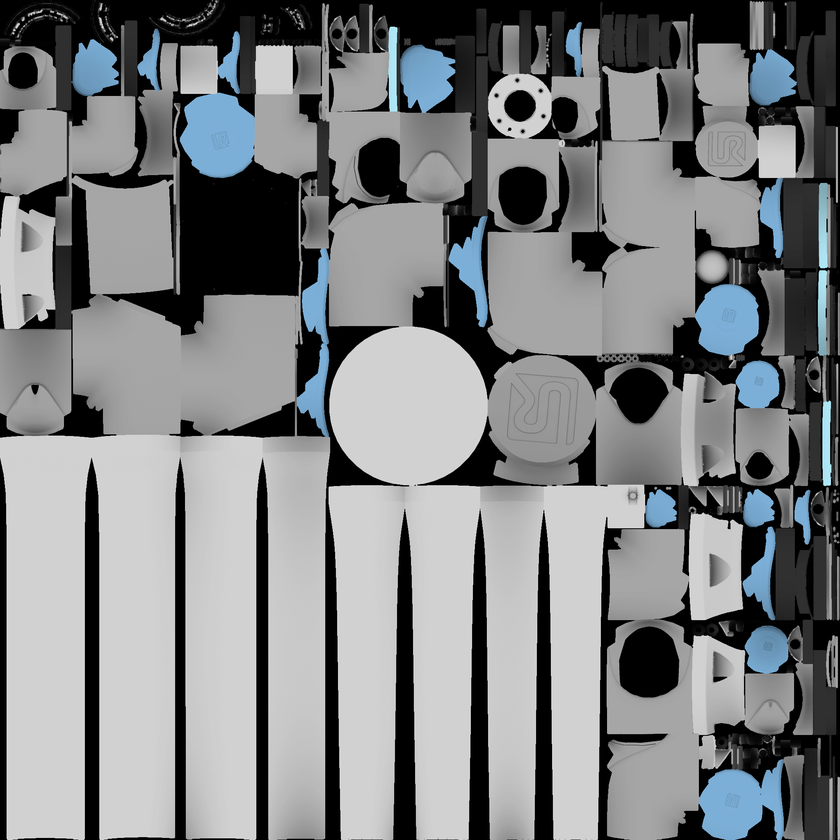
#> input picture assets/ur20_screw_station/scene_assets/UR20_DIFF_8bit_2K.png, 840 x 840 px, shrunk from 2048 x 2048 before the run
$ python -i panda_vision.py   (imports and definitions only)
#> lines starting #> are read from the running program, lines starting #| are printed output that depends on the picture; after the words box and inside, x2 and y2 are one past the last pixel; in counts of white or black regions, pixels touching at a corner belong together
"""Fast, training-free image-space region proposals for LIBERO Panda views."""

from __future__ import annotations

import numpy as np


def propose_regions(rgb: np.ndarray, max_regions: int = 8) -> np.ndarray:
    """Return padded rows [cx, cy, width, height, score] normalized to [0, 1].

    These are color-contrast proposals, not object detections. They deliberately
    contain no simulator coordinates or semantic labels; the policy must match
    candidates against the task instruction and RGB image.
    """
#> called with max_regions = 8
    try:
        import cv2
    except ImportError as exc:
        raise RuntimeError(
            "Panda vision proposals need OpenCV in the LIBERO worker environment"
        ) from exc

    image = np.asarray(rgb)
    if image.ndim != 3 or image.shape[2] != 3 or image.dtype != np.uint8:
        raise ValueError("expected an HxWx3 uint8 RGB image")
    if max_regions < 1:
        raise ValueError("max_regions must be positive")

    height, width = image.shape[:2]
#> height = 840; width = 840
    image_area = height * width
#> image_area = 705600
    lab = cv2.cvtColor(image, cv2.COLOR_RGB2LAB)
#> lab: shape (840, 840, 3); mean of channels 0, 1, 2 132.8, 127.7, 126.8
    background = cv2.GaussianBlur(lab, (31, 31), 0)
#> background: shape (840, 840, 3); mean of channels 0, 1, 2 132.9, 127.7, 126.8
    residual = np.linalg.norm(lab.astype(np.float32) - background.astype(np.float32), axis=2)
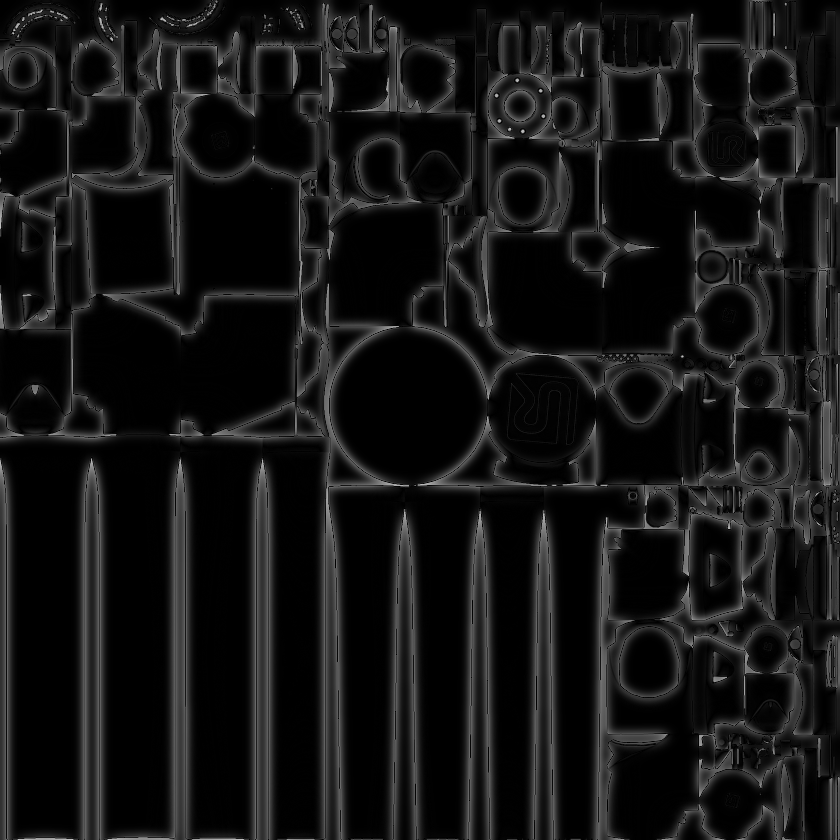
#> residual: shape (840, 840) float32; min 0, max 198, mean 21.3
    mask = np.asarray(residual >= 20.0, dtype=np.uint8)
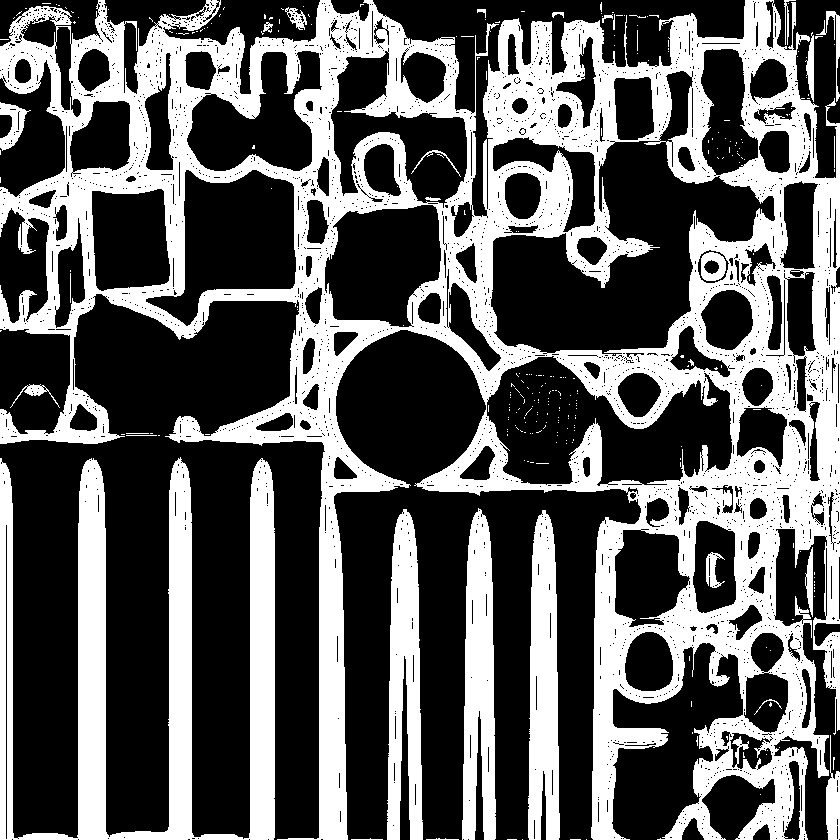
#> mask: shape (840, 840); values 0 (black) and 1 (white), 36.1% white; 287 white regions (256 under 20 px), largest, box (x1, y1, x2, y2) and area: (0, 0, 840, 840) 190322, (0, 457, 275, 840) 33604, (462, 508, 496, 840) 8438
    mask = cv2.morphologyEx(mask, cv2.MORPH_OPEN, np.ones((3, 3), dtype=np.uint8))
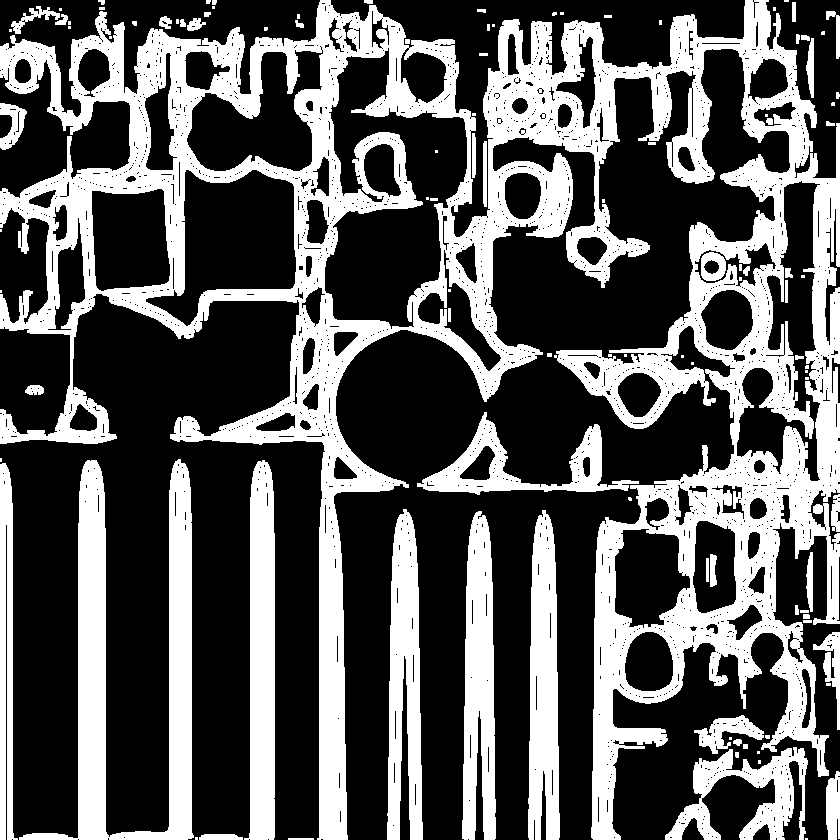
#> mask: shape (840, 840); values 0 (black) and 1 (white), 34.9% white; 108 white regions (45 under 20 px), largest, box (x1, y1, x2, y2) and area: (0, 0, 840, 840) 168349, (19, 459, 194, 840) 19594, (244, 460, 275, 840) 9209
    count, labels, stats, centers = cv2.connectedComponentsWithStats(mask, connectivity=8)
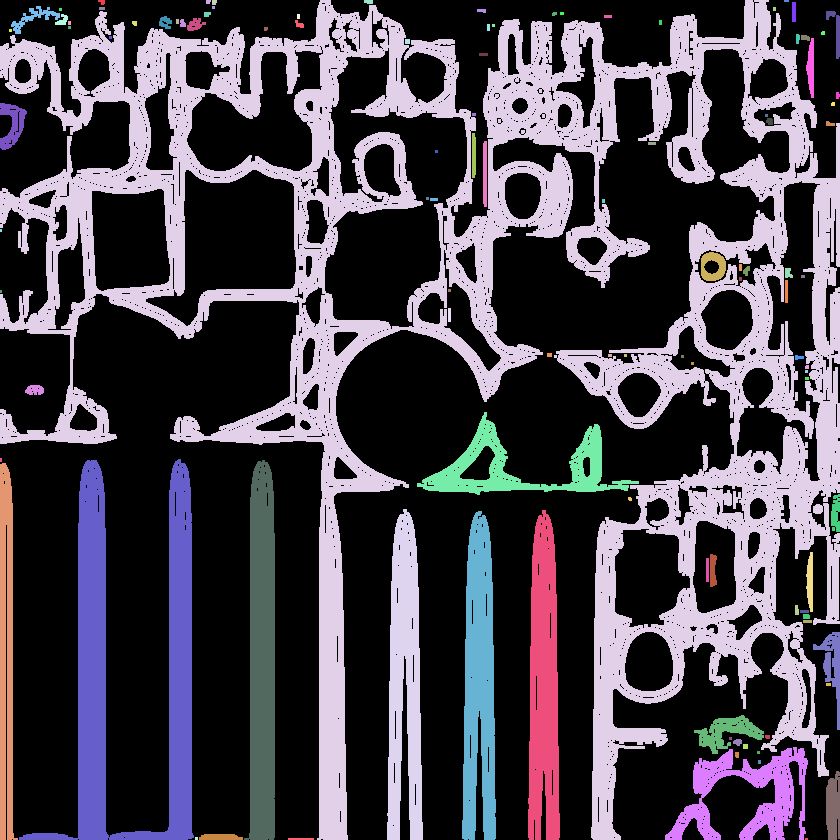
#> labels: shape (840, 840) int32; 109 distinct labels, from 0 to 108; one colour per label, 0 black
#> count = 109; stats = 109 rows, first 6: [0, 0, 840, 840, 459653], [98, 0, 7, 5, 25], [206, 0, 5, 4, 18], [212, 0, 5, 5, 23], [0, 0, 840, 840, 168349], [364, 0, 9, 4, 33]; centers = 109 pairs, first value 0.5 to 837.2, second value 0.5 to 838.5

    candidates: list[tuple[float, np.ndarray]] = []
    for label in range(1, count):
        x, y, box_width, box_height, area = (int(value) for value in stats[label])
        if area < max(20, int(image_area * 0.0005)) or area > image_area * 0.18:
            continue
        if box_width < 4 or box_height < 4:
            continue
        if box_width > width * 0.6 or box_height > height * 0.6:
            continue
        aspect = box_width / box_height
        if not 0.15 <= aspect <= 7.0:
            continue

        region = labels[y:y + box_height, x:x + box_width] == label
        mean_contrast = float(residual[y:y + box_height, x:x + box_width][region].mean())
        fill = area / (box_width * box_height)
        size_score = min(1.0, np.sqrt(area / (image_area * 0.004)))
        contrast_score = min(1.0, mean_contrast / 64.0)
        edge_factor = 0.7 if x == 0 or y == 0 or x + box_width >= width or y + box_height >= height else 1.0
        score = float(edge_factor * (0.55 * contrast_score + 0.30 * size_score + 0.15 * fill))
        row = np.array([
            centers[label, 0] / width,
            centers[label, 1] / height,
            box_width / width,
            box_height / height,
            score,
        ], dtype=np.float32)
        candidates.append((score, row))
#> this loop made 108 passes
#> (x, y, box_width, box_height, area) on passes 1, 3, 4, 5, 7, 13, 14, 15, 18, 20, 21, 23: (98, 0, 7, 5, 25), (212, 0, 5, 5, 23), (0, 0, 840, 840, 168349), (364, 0, 9, 4, 33), (792, 2, 4, 20, 80), (477, 9, 9, 4, 30), (826, 11, 14, 48, 237), (204, 12, 7, 5, 31), (55, 14, 13, 11, 81), (604, 15, 8, 3, 24), (159, 16, 13, 13, 112), (180, 19, 6, 8, 39)
#> (x, y, box_width, box_height, area, aspect, mean_contrast, fill) on passes 8, 42, 56: (11, 6, 49, 28, 390, 1.75, 52.34, 0.284), (0, 103, 27, 47, 669, 0.574, 43.83, 0.527), (701, 252, 25, 29, 471, 0.862, 31.37, 0.65)
#> after the loop, candidates = 9 items

    candidates.sort(key=lambda item: item[0], reverse=True)
    rows = np.zeros((max_regions, 5), dtype=np.float32)
    for index, (_, row) in enumerate(candidates[:max_regions]):
        rows[index] = row
#> this loop made 8 passes
#> row on passes 1 to 8: [0.619, 0.556, 0.264, 0.0988, 0.787], [0.865, 0.871, 0.0833, 0.0464, 0.676], [0.0394, 0.0208, 0.0583, 0.0333, 0.604], [0.155, 0.789, 0.208, 0.454, 0.596], [0.991, 0.961, 0.0167, 0.0821, 0.562], [0.889, 0.946, 0.17, 0.111, 0.561], [0.991, 0.792, 0.0321, 0.117, 0.496], [0.849, 0.317, 0.0298, 0.0345, 0.49]
#> after the loop, rows = [[0.619, 0.556, 0.264, 0.0988, 0.787], [0.865, 0.871, 0.0833, 0.0464, 0.676], [0.0394, 0.0208, 0.0583, 0.0333, 0.604], [0.155, 0.789, 0.208, 0.454, 0.596], [0.991, 0.961, 0.0167, 0.0821, 0.562], [0.889, 0.946, 0.17, 0.111, 0.561], [0.991, 0.792, 0.0321, 0.117, 0.496], [0.849, 0.317, 0.0298, 0.0345, 0.49]]
    return rows


# [58 lines left out: functions pixel_offset_to_camera_delta, camera_delta_to_world, not called in this run]

>>> import cv2
>>> picture = cv2.cvtColor(cv2.imread('../../assets/ur20_screw_station/scene_assets/UR20_DIFF_8bit_2K.png'), cv2.COLOR_BGR2RGB)
>>> result = propose_regions(picture)
#> result has the same summary as rows in propose_regions
